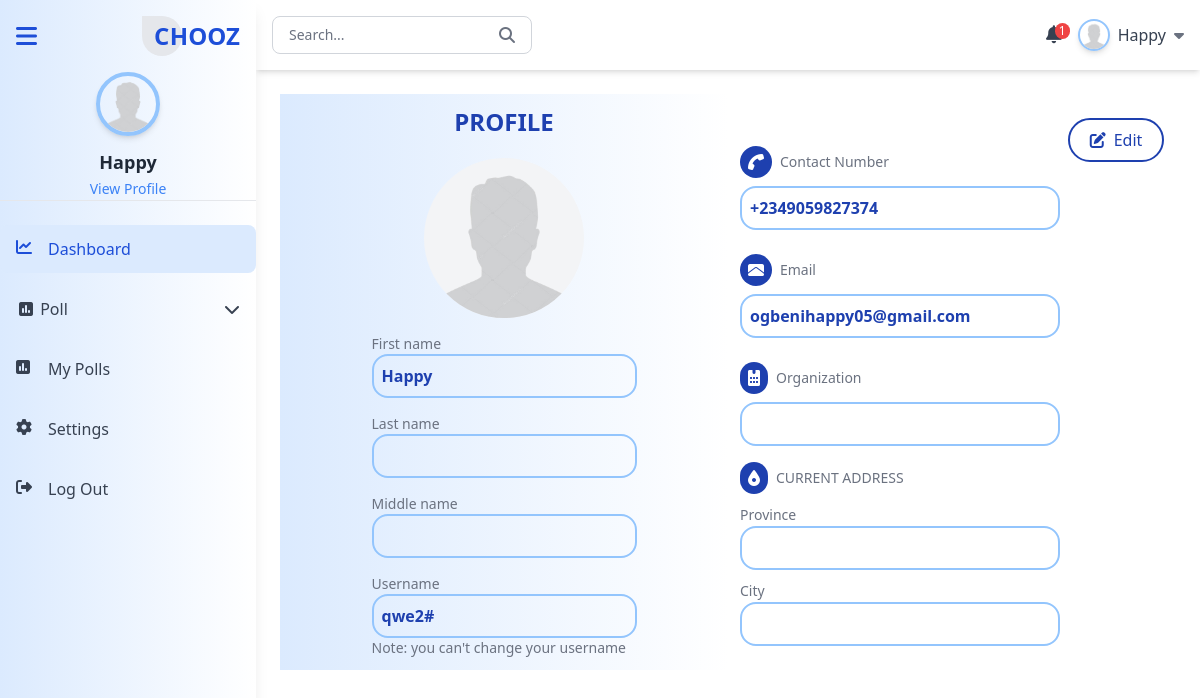
The app's page /profile.php (signed in) with its own data.
### tables this page shows
CREATE TABLE `users` (
  `id` int(11) NOT NULL,
  `firstname` varchar(100) NOT NULL,
  `email` varchar(100) NOT NULL,
  `username` varchar(50) NOT NULL,
  `password` varchar(255) NOT NULL,
  `profile_image` varchar(255) DEFAULT NULL,
  `phone_number` varchar(20) DEFAULT NULL,
  `organization` varchar(100) DEFAULT NULL,
  `middle_name` varchar(100) DEFAULT NULL,
  `last_name` varchar(100) DEFAULT NULL,
  `province` varchar(255) DEFAULT NULL,
  `city` varchar(255) DEFAULT NULL,
  `created_at` timestamp NOT NULL DEFAULT current_timestamp()
);

### profile.php (called while the page is built, shortened)
<?php
 require_once 'dashboard.php';
?>

### components/auth.php (called while the page is built, shortened)
<?php
require 'config.php';
require 'sanitize.php';
$user_id = sanitize($_SESSION['user_id']);
$query = "SELECT * FROM users WHERE id = ?";
$stmt = $conn->prepare($query);
$stmt->bind_param('i', $user_id);
$stmt->execute();
$result = $stmt->get_result();
if ($result->num_rows === 1) {
    $user = $result->fetch_assoc();
}

### components/sanitize.php (called while the page is built)
<?php
function sanitize($data) {
    $data = trim($data);
    $data = stripslashes($data);
    $data = htmlspecialchars($data);
    return $data;
}

### components/dashboardheader.php (the view, shortened to what this page needs)
<?php
$username = $user['username'];
$unreadNotificationCount="SELECT COUNT(*) AS total FROM notifications WHERE username = '$username' AND is_read='False'";
$unreadNotificationCountResult = mysqli_query($conn, $unreadNotificationCount);
$unreadNotificationArray=mysqli_fetch_assoc($unreadNotificationCountResult);
?>
<div class="bg-white shadow-md p-4 ml-64" id="header">
    <nav class="flex justify-between items-center">
        <div class="flex items-center border border-gray-300 rounded-lg px-4 py-2 max-w-xs">
            <input
                type="text"
                placeholder="Search..."
                class="w-full text-sm text-gray-700 placeholder-gray-500 focus:outline-none">
            <i class="fas fa-search text-gray-500 ml-2"></i>
        </div>
        <div class="flex items-center space-x-4">
                <div class="relative">
    <i id="notificationIcon" class="fas fa-bell text-gray-700 text-lg cursor-pointer"></i>
    <span class="absolute top-0 -right-2  bg-red-500 text-white text-xs rounded-full px-1"><?= $unreadNotificationArray['total']?></span>
        </div>
            <div class="relative">
                <button id="dropdownButton" class="flex items-center space-x-2 text-gray-700 hover:text-blue-600 focus:outline-none">
                    <img
                    src="<?php echo $user['profile_image'] ? 'profile_images/' . $user['profile_image'] : 'assets/profile.png'; ?>"
                        alt="User Profile"
                        class="w-8 h-8 rounded-full object-cover border-2 border-blue-300 shadow-md">
                    <span class="font-medium"><?= ucfirst(strtolower($user['firstname'])) ?></span>
                    <i class="fas fa-caret-down text-gray-500"></i>
                </button>
            </div>
        </div>
    </nav>
</div>

### components/sidebar.php (shortened to what this page needs)
<div class="h-screen w-64 bg-gradient-to-r from-blue-100 to-white shadow-lg fixed top-0 left-0 z-10 transition-all duration-300 ease-in-out" id="sidebar">
    <div class="flex justify-between items-center p-4">
        <button class="text-2xl text-blue-700" id="hamburger-menu">
            <i class="fas fa-bars"></i>
        </button>
        <a href="home.php" class="text-blue-700 flex items-center text-2xl font-bold transition-all duration-300 ease-in-out" id="logo">
            <span class="bg-gray-200 text-blue font-bold w-10 h-10 flex items-center justify-center rounded-tr-full rounded-br-full rounded-bl-full rounded-tl-2xl" id="logo-letter">C</span>
            <span class="-ml-3" id="logo-text">HOOZ</span>
        </a>
    </div>
    <div class="flex flex-col items-center  border-b border-gray-200 transition-all duration-300 ease-in-out" id="profile-section">
        <img
            src="<?php echo $user['profile_image'] ? 'profile_images/' . $user['profile_image'] : 'assets/profile.png'; ?>"
            alt="User Profile"
            class="w-16 h-16 rounded-full object-cover border-4 border-blue-300 shadow-md transition-all duration-300 ease-in-out" id="profile-image"
        >
        <div class="mt-3 text-center" id="profile-text">
            <h3 class="text-lg font-semibold text-gray-800" id="profile-name"><?= ucfirst(strtolower($user['firstname'])) ?></h3>
            <a href="profile.php" class="text-sm text-blue-500 hover:underline">View Profile</a>
        </div>
    </div>
    <nav class="mt-6">
        <ul class="space-y-3">
            <li class="nav-item">
                <a href="dashboard.php" class="flex items-center space-x-3 px-4 py-3 text-blue-700 bg-blue-100 rounded-lg hover:bg-blue-200 transition">
                    <i class="fas fa-chart-line w-5 h-5"></i>
                    <span class="font-medium nav-text">Dashboard</span>
                </a>
            </li>
            <li class="nav-item relative">
    <button onclick="toggleDropdown()" class="flex items-center justify-between space-x-3 px-4 py-3 text-gray-700 hover:bg-blue-50 hover:text-blue-700 rounded-lg transition w-full">
    <div>
        <i class="fas fa-poll w-5 h-5"></i>
        <span class="font-medium nav-text">Poll</span>
    </div>
        <i id="chevron" class="fas fa-chevron-down ml-auto transition-transform"></i>
    </button>
</li>
            <li class="nav-item">
                <a href="mypoll.php" class="flex items-center space-x-3 px-4 py-3 text-gray-700 hover:bg-blue-50 hover:text-blue-700 rounded-lg transition">
                    <i class="fas fa-poll w-5 h-5"></i>
                    <span class="font-medium nav-text">My Polls</span>
                </a>
            </li>
            <li class="nav-item">
                <a href="setting.php" class="flex items-center space-x-3 px-4 py-3 text-gray-700 hover:bg-blue-50 hover:text-blue-700 rounded-lg transition">
                    <i class="fas fa-cog w-5 h-5"></i>
                    <span class="font-medium nav-text">Settings</span>
                </a>
            </li>
            <li class="nav-item">
            <a href="javascript:void(0)" onclick="showLogoutModal()"
                class="flex items-center space-x-3 px-4 py-3 text-gray-700 hover:bg-blue-50 hover:text-blue-700 rounded-lg transition">
                <i class="fas fa-right-from-bracket w-5 h-5"></i>
                <span class="font-medium nav-text">Log Out</span>
            </a>
            </li>
        </ul>
    </nav>
</div>

### components/profile.php (shortened to what this page needs)
<section>
    <div class="flex items-center justify-between ">
        <div class="w-full p-3 bg-gradient-to-r from-blue-100 to-white flex flex-col items-center justify-center space-y-4 h-full">
            <div class="flex flex-col justify-center space-y-5 items-center">
                <h1 class="text-2xl font-bold text-blue-800">PROFILE</h1>
                <form action="profile.php" method="post" id="profile-form" enctype="multipart/form-data" class="flex flex-col justify-center items-center h-full ">
                <div class="w-40 h-40  rounded-full overflow-hidden flex justify-center items-center bg-gray-100">
                <img
                    id="image-preview"
                    src="<?php echo $user['profile_image'] ? 'profile_images/' . $user['profile_image'] : 'assets/profile.png'; ?>"
                    alt="Preview"
                    class="w-full h-full object-cover">
                </div>
            </div>
            <div class="flex flex-col ">
                <label for="" class="text-gray-500 text-sm">First name</label>
                <input type="text" name="firstname" value="<?= $user['firstname']?>" id="" readonly class="focus:outline-none bg-transparent  border-2 p-2 rounded-2xl  border-blue-300 text-blue-800 font-bold">
            </div>
            <div class="flex flex-col ">
            <label for="" class="text-gray-500 text-sm">Last name</label>
                <input type="text" name="lastname" value="<?= $user['last_name']?>" id="" readonly class="focus:outline-none bg-transparent border-2 p-2 rounded-2xl border-blue-300 text-blue-800 font-bold">
            </div>
            <div class="flex flex-col ">
                <label for="" class="text-gray-500 text-sm">Middle name</label>
                <input type="text" name="middlename" value="<?= $user['middle_name']?>" id="" readonly class="focus:outline-none bg-transparent border-2 p-2 rounded-2xl border-blue-300 text-blue-800 font-bold">
            </div>
            <div class="flex flex-col ">
                <label for="" class="text-gray-500 text-sm">Username</label>
                <input type="text" name="username" value="<?= $user['username']?>" id="" readonly class="focus:outline-none bg-transparent border-2 p-2 rounded-2xl border-blue-300 text-blue-800 font-bold">
                <span class="text-sm text-gray-500">Note: you can't change your username</span>
            </div>
        </div>
        <div class="w-full  h-full p-3">
        <button  type="button" class="float-right p-2 text-blue-800 border-2 border-blue-800 w-24 rounded-3xl flex items-center justify-center" id="edit-button">
            <span><i class="fas fa-edit"></i></span>
            <span class="ml-2">Edit</span>
        </button>
            <div class="flex flex-col mt-5  space-y-4 ">
                <div >
                    <div class="flex items-center space-x-2 mb-2 mt-2">
                        <i class="fas fa-phone-alt text-white rounded-full bg-blue-800 p-2 text-md transform rotate-180"></i>
                        <span class="text-gray-500 text-sm">Contact Number</span>
                    </div>
                    <input type="text" name="phonenumber" id="" value="<?= $user['phone_number']?>" readonly class="focus:outline-none bg-transparent w-80 border-2 p-2 rounded-2xl  border-blue-300 text-blue-800 font-bold">
                </div>
                <div>
                    <div class="flex items-center space-x-2 mb-2 mt-2">
                        <i class="fas fa-envelope text-white rounded-full bg-blue-800 p-2 text-md transform rotate-180"></i>
                        <span class="text-gray-500 text-sm">Email</span>
                    </div>
                    <input type="text" name="email" id="" value="<?= $user['email']?>" readonly class="focus:outline-none bg-transparent w-80  border-2 p-2 rounded-2xl  border-blue-300 text-blue-800 font-bold">
                </div>
                <div>
                    <div class="flex items-center space-x-2 mb-2 mt-2">
                        <i class="fas fa-building text-white rounded-full bg-blue-800 p-2 text-md transform rotate-180"></i>
                        <span class="text-gray-500 text-sm">Organization</span>
                    </div>
                    <input type="text" name="organization" id="" value="<?= $user['organization']?>" readonly class="focus:outline-none bg-transparent w-80 border-2 p-2 rounded-2xl  border-blue-300 text-blue-800 font-bold">
                </div>
                <div class="flex flex-col space-y-2 mt-3">
                    <div class="flex items-center space-x-2 ">
                        <i class="fas fa-map-marker-alt text-white rounded-full bg-blue-800 p-2 text-md transform rotate-180"></i>
                        <span class="text-gray-500 text-sm">CURRENT ADDRESS</span>
                    </div>
                  <div>
                    <div>
                        <span class="text-gray-500 text-sm">Province</span>
                    </div>
                      <input type="text" name="province" id="" value="<?= $user['province']?>" readonly class=" focus:outline-none bg-transparent w-80 border-2 p-2 rounded-2xl  border-blue-300 text-blue-800 font-bold">
                  </div>
                  <div>
                    <div>
                        <span class="text-gray-500 text-sm">City</span>
                    </div>
                      <input type="text" name="city" id="" value="<?= $user['city']?>" readonly class="focus:outline-none bg-transparent w-80 border-2 p-2 rounded-2xl  border-blue-300 text-blue-800 font-bold">
                  </div>
                </div>
            </div>
        </div>
    </div>
</section>

### records on screen
users: firstname "Happy", username "qwe2#", phonenumber "+2349059827374", email "ogbenihappy05@gmail.com"

### other values on screen
$unreadNotificationArray['total'] "1"
